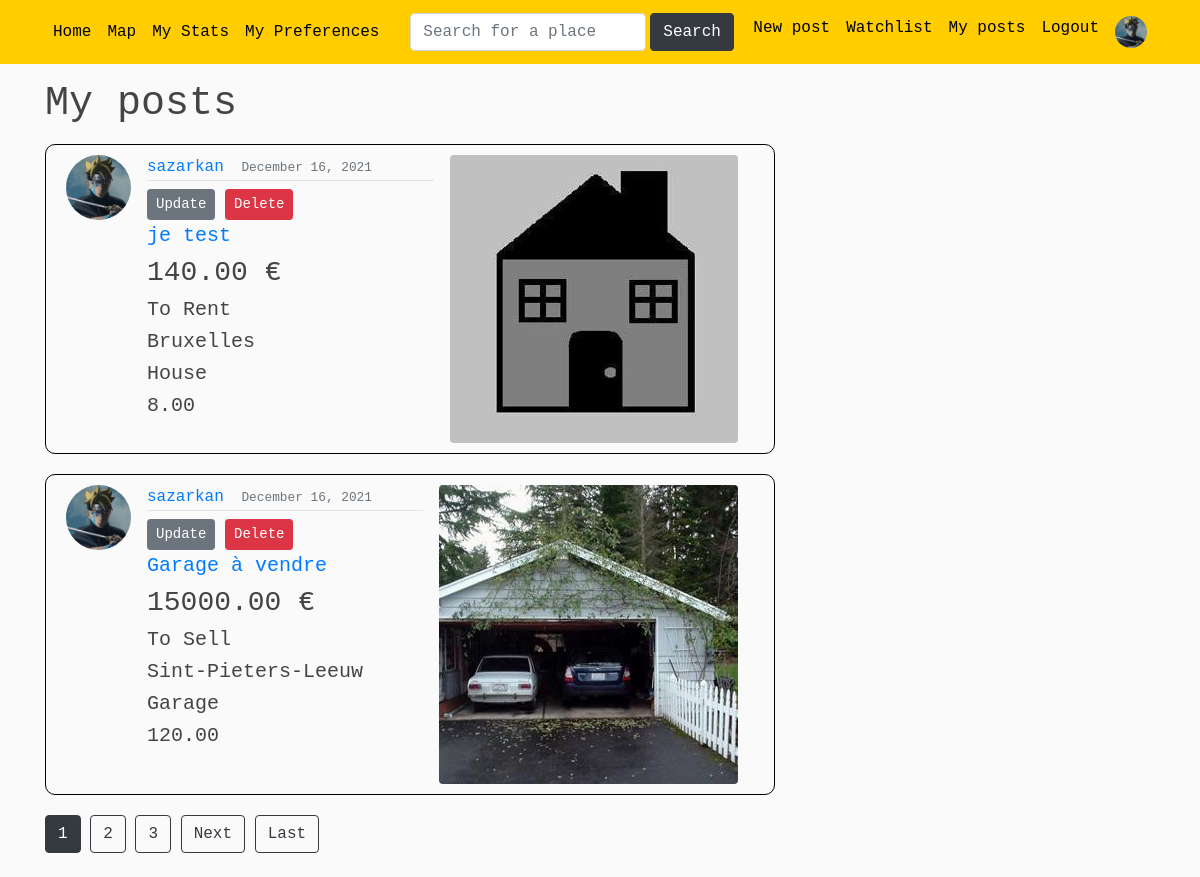
The app's page /my_posts/ (signed in) with its own data.
### users/models.py (models this page shows, shortened)
class Profile(models.Model):
    user = models.OneToOneField(User, on_delete=models.CASCADE) #CASCADE : si je supprime l'utilisateur, le profil sera supprimé aussi. Mais si je supprime le profil, l'utilisateur ne sera pas supprimé
    image = models.ImageField(default='default.jpg', upload_to='profile_pics') #default = image par défaut si l'user ne choisit aucune pdp
    price_preference = models.DecimalField(default=0, max_digits=15, decimal_places=2) #prix maximum préféré
    localisation_preference = models.CharField(default='Bruxelles', max_length=100) #localisation préférée
    sell_rent_preference = models.CharField(default='S', max_length=10, choices=SELLORRENT_CHOICES) #a vendre ou a louer

### blog/models.py (models this page shows, shortened)
class Post(models.Model): #creation d'un Post
    title = models.CharField(max_length=100)
    price = models.DecimalField(default=0, max_digits= 15, decimal_places=2)
    sell_rent = models.CharField(default= 'S', max_length=10, choices=SELLORRENT_CHOICES)
    localisation = models.CharField(default='Bruxelles',max_length=100)
    address = models.TextField(default='Boulevard du Triomphe 1 , 1050 Bruxelles')
    lat = models.FloatField(blank=True, null=True)  # blank pour autoriser des valeurs vides
    long = models.FloatField(blank=True, null=True)
    category = models.CharField(default= 'H', max_length=10, choices=CATEGORIES)
    surface = models.DecimalField(default=0, max_digits= 8, decimal_places=2)
    content = models.TextField()
    image = models.ImageField(default='defaultAnnounce.jpg', upload_to='announce_pics')
    image2 = models.ImageField(default='defaultAnnounce.jpg', upload_to='announce_pics')
    image3 = models.ImageField(default='defaultAnnounce.jpg', upload_to='announce_pics')
    date_posted = models.DateTimeField(default=timezone.now)
    author = models.ForeignKey(User, on_delete=models.CASCADE) #reférence à une autre classe (clé étrangère)
    number_views = models.IntegerField(default=0)

### blog/views.py (the view)
# urls.py: path('my_posts/', UserMyPostsListView.as_view(), name='user-myposts'), #permet de consulter "My posts"
class UserMyPostsListView(ListView): #affiche les posts dans "My Posts"
    model = Post
    template_name = 'blog/user_myposts.html'  # <app>/<model>_<viewtype>.html
    context_object_name = 'posts'
    ordering = ['-date_posted']
    paginate_by = 5

### blog/templates/blog/user_myposts.html (shortened to what this page needs)
{% extends "blog/base.html" %}
{% block content %}
<h1 class="mb-3"> My posts </h1>
    {% for post in posts %}
        {% if post.author == user %}
            <article class="media content-section">
                <img class="rounded-circle article-img" src="{{ post.author.profile.image.url }}">
                <div class="media-body">
                    <div class="article-metadata">
                        <a class="mr-2" href="{% url 'user-posts' post.author.username %}">{{ post.author }}</a>
                        <small class="text-muted">{{ post.date_posted|date:"F d, Y" }}</small>
                    </div>
                    <div>
                        <a class="btn btn-secondary btn-sm mt-1 mb-1" href="{% url 'post-update' post.id %}">Update</a>
                        <a class="btn btn-danger btn-sm mt-1 mb-1" href="{% url 'post-delete' post.id %}">Delete</a>
                    </div>
                    <h5 class="display-5"><a href="{% url 'post-detail' post.id %}">{{ post.title }}</a></h5>
                     <h3 class="article-content">{{ post.price }} € </h3>
                    <h5 class="article-content">{{ post.get_sell_rent_display }}</h5>
                     <h5 class="article-content">{{ post.localisation }}</h5>
                     <h5 class="article-content">{{ post.get_category_display }}</h5>
                     <h5 class="article-content">{{ post.surface }}</h5>
                </div>
                <img class="rounded float-left ml-3 mr-3" src="{{ post.image.url }}">
            </article>
        {% endif %}
    {% endfor %}
    {% if is_paginated %}
        {% for num in page_obj.paginator.page_range %}
            {% if page_obj.number == num %}
                <a class="btn btn-dark mb-4" href="?page={{ num }}">{{ num }}</a>
            {% elif num > page_obj.number|add:'-3' and num < page_obj.number|add:'3' %}
                <a class="btn btn-outline-dark mb-4" href="?page={{ num }}">{{ num }}</a>
            {% endif %}
        {% endfor %}
        {% if page_obj.has_next %}
                <a class="btn btn-outline-dark mb-4" href="?page={{ page_obj.next_page_number }}">Next</a>
                <a class="btn btn-outline-dark mb-4" href="?page={{ page_obj.paginator.num_pages }}">Last</a>
        {% endif %}
    {% endif %}
{% endblock content %}

### blog/templates/blog/base.html (shortened to what this page needs)
<!DOCTYPE html>
{% load static %}
<html lang="en">
<head>
    <link href="https://stackpath.bootstrapcdn.com/bootstrap/4.4.1/css/bootstrap.min.css"
 rel="stylesheet">
    <link rel="stylesheet" type="text/css" href="{% static 'blog/main.css' %}">
    <link rel="stylesheet" href="https://cdn.jsdelivr.net/npm/bootstrap-icons@1.7.1/font/bootstrap-icons.css">
    <link href='https://api.mapbox.com/mapbox-gl-js/v2.6.1/mapbox-gl.css' rel='stylesheet' />
</head>
<body>
<header class="site-header">
    <nav class="navbar navbar-expand-md navbar-dark bg-steel fixed-top">
        <div class="container">
            <div class="collapse navbar-collapse" id="navbarToggle">
                <div class="navbar-nav mr-auto">
                    <a class="nav-item nav-link" href="{% url 'blog-home' %}">Home</a>
                    <a class="nav-item nav-link" href="{% url 'blog-map' %}">Map</a>
                    {% if user.is_authenticated %}
                        <a class="nav-item nav-link" href="{% url 'blog-stats' %}">My Stats</a>
                        <a class="nav-item nav-link" href="{% url 'user-mypreferences' %}">My Preferences</a>
                    {% endif %}
                </div>
                <div class="navbar-nav mx-auto">
                     <form class="d-flex" method=POST action="{% url 'place-search' %}">
                        <input class="form-control me-2" type="search" placeholder="Search for a place" aria-label="Search" name="search">
                        <button class="btn btn-dark ml-1" type="submit">Search</button>
                     </form>
                </div>
                <div class="navbar-nav">
                    {% if user.is_authenticated %}
                        <a class="nav-item nav-link" href="{% url 'post-create' %}">New post</a>
                        <a class="nav-item nav-link" href="{% url 'user-watchlist' %}">Watchlist</a>
                        <a class="nav-item nav-link" href="{% url 'user-myposts' %}">My posts</a>
                        <a class="nav-item nav-link" href="{% url 'logout' %}">Logout</a>
                        <a class="nav-item nav-link" href="{% url 'profile' %}">
                            <img class="rounded-circle navbar-profile" src="{{ request.user.profile.image.url }}">
                        </a>
                    {% else %}
                        <a class="nav-item nav-link" href="{% url 'login' %}">Login</a>
                        <a class="nav-item nav-link" href="{% url 'register' %}">Register</a>
                    {% endif %}
                </div>
            </div>
        </div>
    </nav>
</header>
<main role="main" class="container">
  <div class="row">
    <div class="col-md-8">
      {% block content %} {% endblock %}
    </div>
  </div>
</main>
</body>
</html>

### blog/static/blog/main.css (style rules this page uses)
body { font-family: 'Courier New', monospace; background: #fafafa; color: #333333; margin-top: 5rem; }
h1, h2, h3, h4, h5, h6 { color: #444444; }
.site-header .navbar-nav .nav-link { color: black; }
.bg-steel { background-color: #FFCD00; }
.navbar-profile { width: 2em; height: 2em; }
.content-section { transition: box-shadow .3s; background: #fafafa; padding: 10px 20px; border: 1px solid black; border-radius: 10px; margin-bottom: 20px; }
.article-content { white-space: pre-line; }
.article-img { height: 65px; width: 65px; margin-right: 16px; }
.article-metadata { padding-bottom: 1px; margin-bottom: 4px; border-bottom: 1px solid #e3e3e3 }

### records on screen
Post: author.profile.image (picture), author "sazarkan", date_posted "December 16, 2021", title "je test", price "140.00", sell_rent "To Rent", localisation "Bruxelles", category "House", surface "8.00", image (placeholder picture)
Post: author.profile.image (picture), author "sazarkan", date_posted "December 16, 2021", title "Garage à vendre", price "15000.00", sell_rent "To Sell", localisation "Sint-Pieters-Leeuw", category "Garage", surface "120.00", image (picture)

### other values on screen
{{ num }} "1"
{{ num }} "2" "3"
